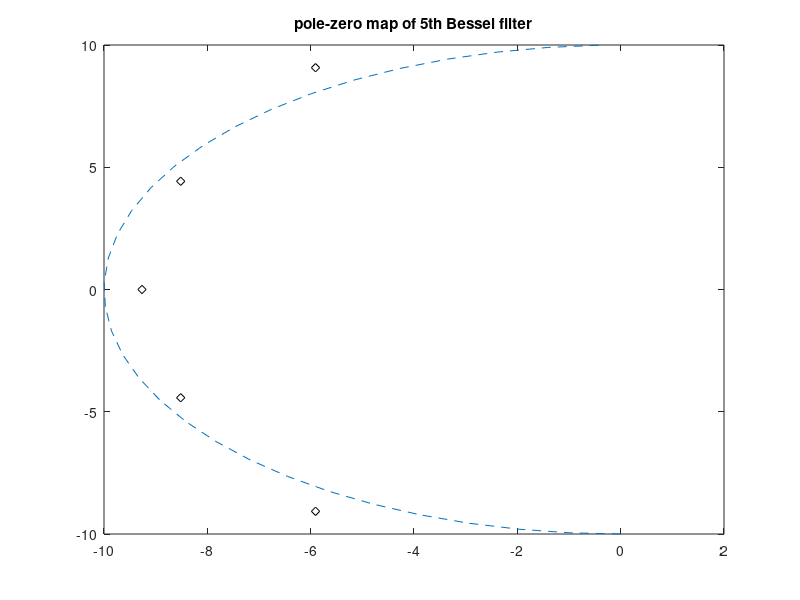

This figure's MATLAB source:
% Pole-zero map of Bessel filter
wc=10; % desired cut-off frequency
N=5; % order of the filter
[num,den]=besself(N,wc); %analog Bessel filter
G=tf(num,den); %transfer function
P=pole(G); %find the poles of G
alfa=-(pi/2):-0.1:-(3*pi/2); %set of angle values
plot(wc*cos(alfa),wc*sin(alfa),'--'); %plots half a circunference
hold on;
plot(P,'dk'); %pole map
title('pole-zero map of 5th Bessel filter');
